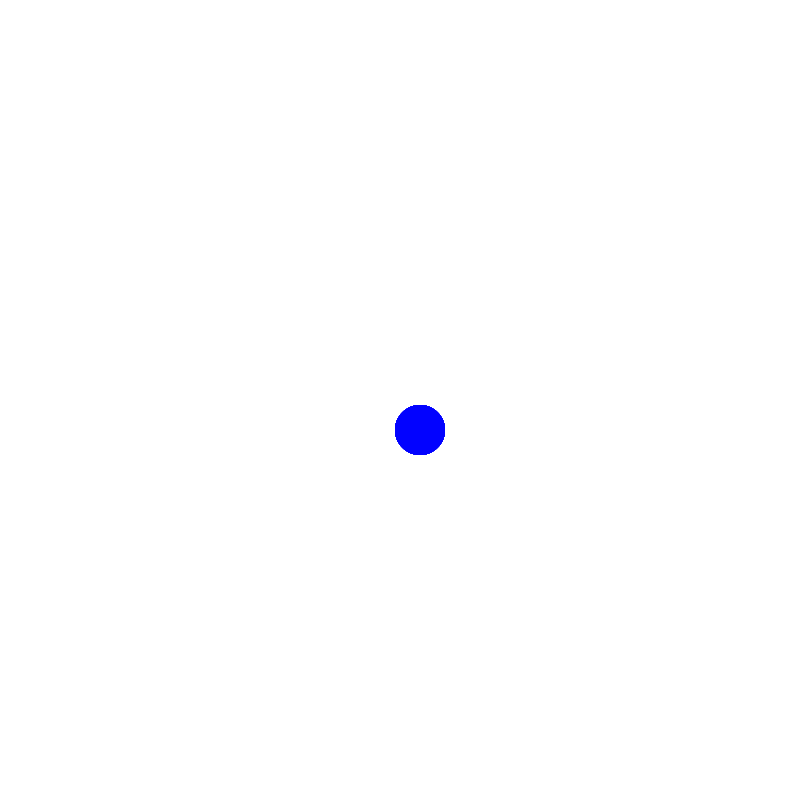
Frame 1 (no input)
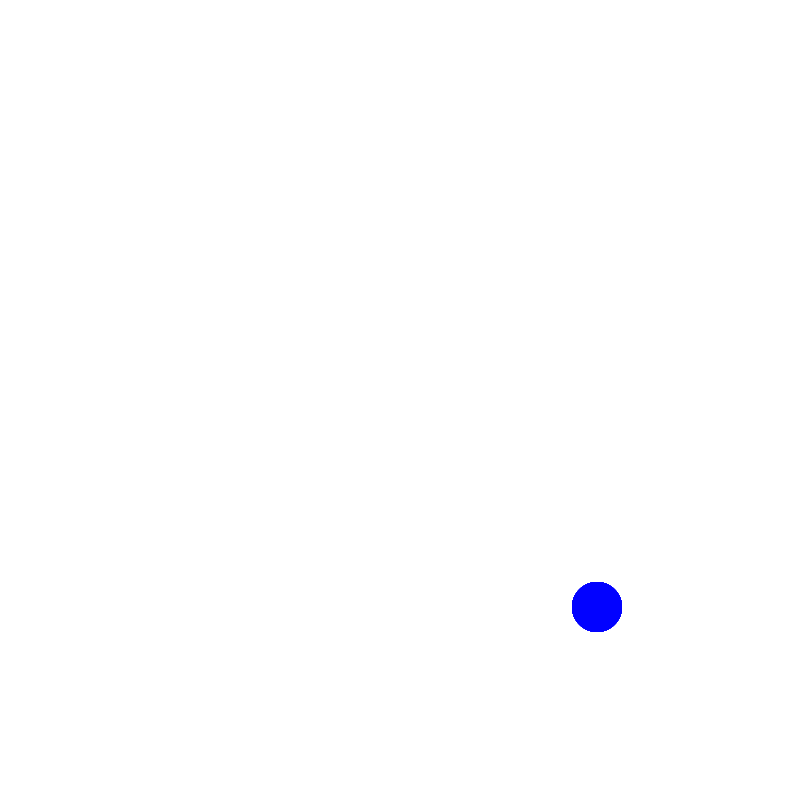
Frame 60 (the mouse pressed at the canvas centre just before this capture)
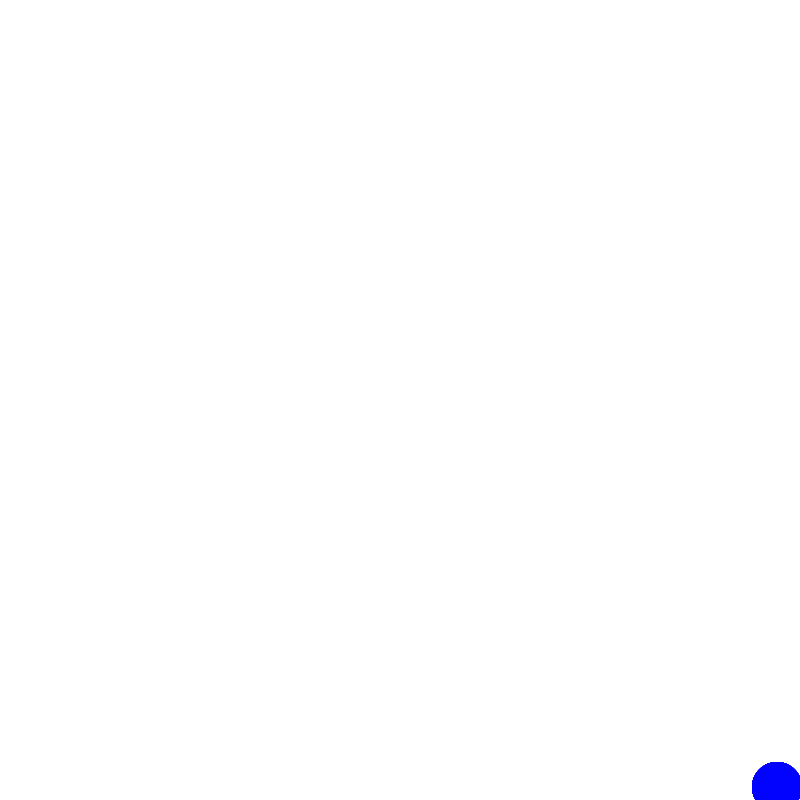
Frame 120 (the mouse held since frame 60 and released just before this capture)

The Processing sketch that drew these frames (run headless with seeded random() and noise(); from frame 60 on, the mouse is pressed at the canvas centre):

// Processing sketch: processing_58599
// ── processing_58599.pde

Ball[] balls = new Ball[100];

void setup() {
  size(800,800);
  smooth();
  for(int i = 0; i < balls.length; i++) {
    balls[i] = new Ball(width/2,height/2);
    balls[i] = new Ball(width/2 + 20,height/2 + 30);
  }
}


void draw() {
  background(255);
  for(int i = 0; i < balls.length; i++) {
    balls[i].display();
    balls[i].go();
  }
}


class Ball{
  
  float x, y, vx, vy, gravity;
  
  Ball(float xpos, float ypos) {
    x = xpos;
    y = ypos;
    vx = 3;
    vy = 3;
  }
  
  void display() {
    noStroke();
    fill(0,0,255, 50);
    ellipse(x,y,50,50);
  }
  
  void go() {
    x += vx;
    y += vy;
    
    if (vx==width){
    vx = x*y/width;
    
    if (vy==height){
      vy = y*x/height;
  }
  }
}
}
